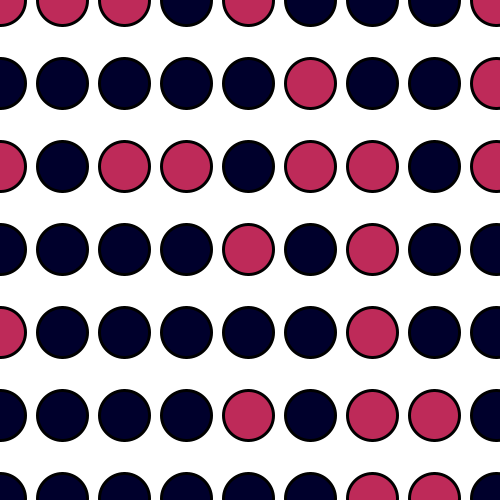
Frame 1 (no input)
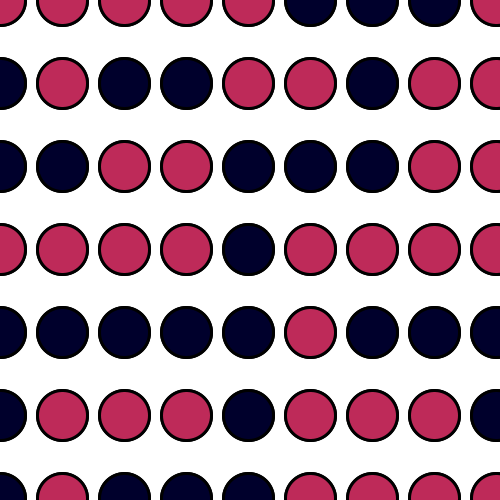
Frame 2 (the mouse pressed at the canvas centre, redrawn once)

The Processing sketch that drew these frames (run headless with seeded random() and noise(); the mouse was pressed at the canvas centre and the sketch redrawn once):

// Processing sketch: s05t00paly
// ── s05t00paly.pde
// Expresión Digital II - Diseño Digital - UDD - 2016
// Paulina Descouvieres
// s05t00paly

/*
Al ejecutar el programa se verá una grilla de elipses, 9 a lo ancho y 7 a lo alto,
cuyo diámetro equivale a 1/10 del ancho del canvas.
En caso de que las dimensiones del canvas no sean iguales, se tomará el
lado más pequeño.
Las elipses serán azul marino y rosadas aleatoriamente.
*/

//Declarar colores usados
  color a = color(0, 0, 44);
  color r = color(190, 42, 89);
  color b = color(0);
  color w = color(255);

void setup(){
  
//Tamaño del canvas
  size(500, 500);
  
//Pintar el fondo
  background(w);
}

void draw() {

//Declarar variables
  int diam;
  int x;
  int y;
  
//Array para crear un random con azul marino y rosado
  int[] m = {0, 190};
  int[] n = {0, 42};
  int[] o = {44, 89};
  
//Función 'if' que determina el diámetro de la elipse
  if(width <= height){
    diam = width/10;
    }else{
      diam = height/10;
    }

//Doble for loop que determina la posición de las elipses dentro de la grilla
  for(x = 0; x <= width; x += width/8){
    for(y = 0; y <= height; y += height/6){
      
//Random entre azul marino y rosado para rellenar las elipses
    int random = (int) random (2);
    int colorm = m[random];
    int colorn = n[random];
    int coloro = o[random];

//Elipse con borde negro de 3px y color aleatorio entre azul marino y rosado
      strokeWeight(3);
      stroke (b);
      fill (colorm, colorn, coloro);
      ellipse(x, y, diam, diam);          
    }
  } 
  
//Detener el loop
  noLoop();
}

void keyPressed() {
 if (key == 'n'){
   redraw();
 }else if (key == 'q'){
   exit();
 }
}
